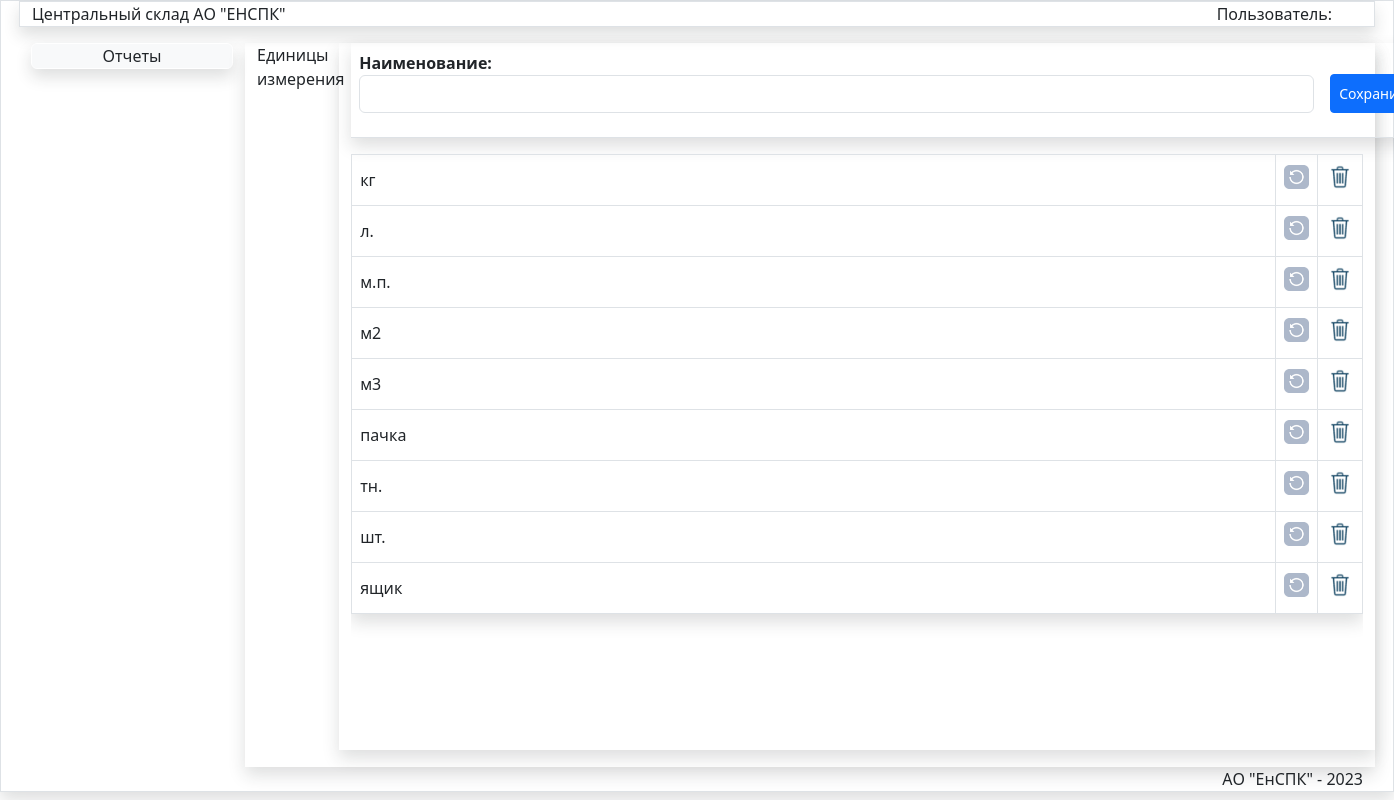
The app's page /unit/, older data.
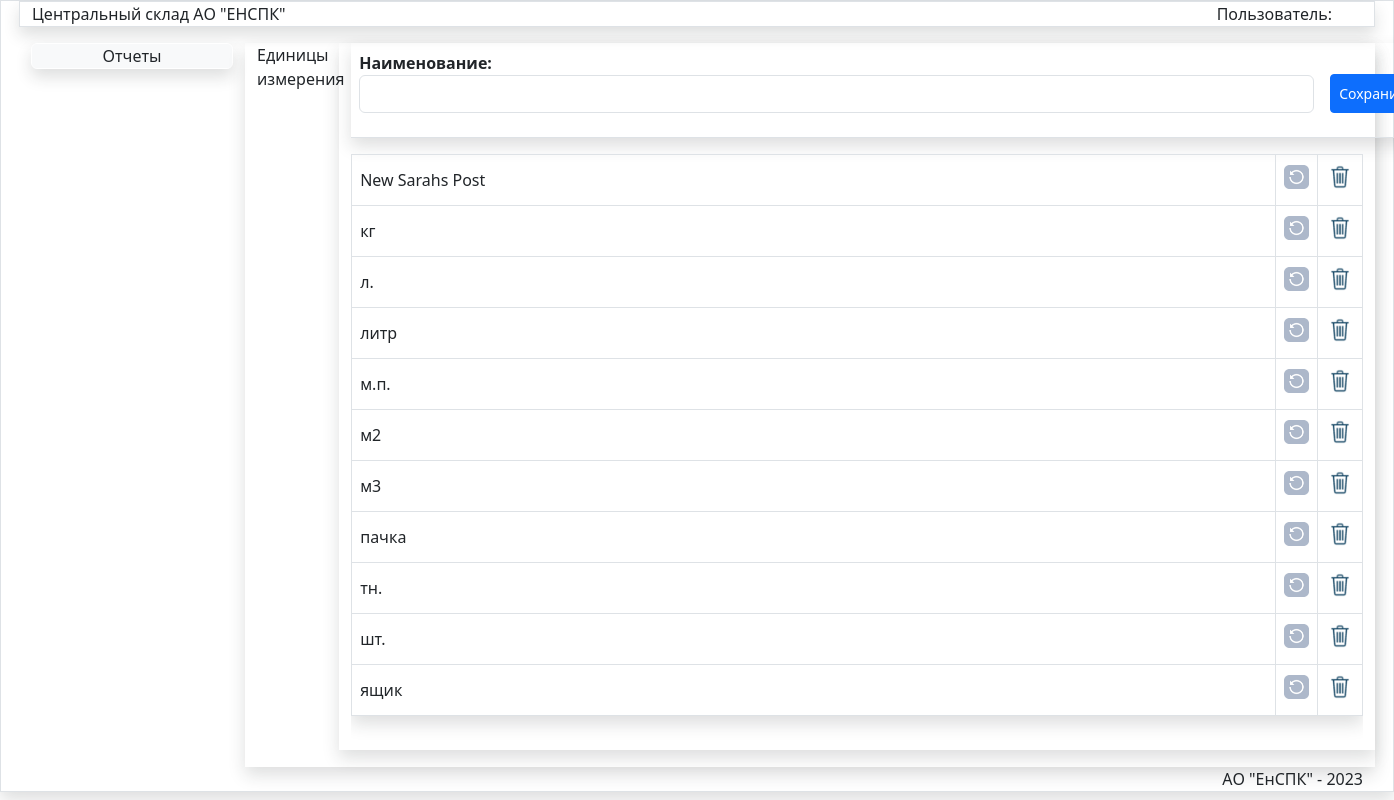
The same page, newer data.
### store/models.py (models this page shows, shortened)
class Unit(models.Model):
    title = models.CharField(max_length=100,verbose_name='Наименование',)
    class Meta:
        verbose_name='Единица измерения'
        verbose_name_plural='Единицы измерения'
        ordering=['title',]

### store/views.py (the view)
# urls.py: path('unit/', UnitList, name='UnitList'),
def UnitList(request):
   unit = Unit.objects.all()
   form=UnitForm()
   return render(request,'store/spr/SprList.html',{'title':"Единицы измерения",
   'unit':unit,'form':form,'pic_label':'Единицы измерения','url_name': reverse('SprSave'),
   'url_delete': reverse('SprDelete'),'url_update':reverse('SprUpdate')})

### store/forms.py
class UnitForm(forms.ModelForm):
   class Meta:
      model = Unit
      fields = ['title']
      widgets = {
      'title': forms.TextInput(attrs={'class':'form-control','style':'width:955px;','id':'idtitle'}),
      }

### store/templates/store/spr/SprList.html (shortened to what this page needs)
{% extends 'store/menu.html' %}
{% load static %}
{% block DataArea %}
<div class="row">
    <div class="col-md-1  ">{{pic_label}}</div>
<div class="col-md-11 mx-auto shadow">
<table class="table  shadow ">
 <thead>
    <tr>
      <th >
<form action={{url_name}} method="post" id="post-form">
        {{ form.as_p}}</th>
<th class="pt-4 "> <button type="submit" class="btn  btn-primary btn-sm mb-3 pt-2 pb-2 " id="savebtn">Сохранить</button>
</th>
    </tr>
  </thead>
</table>
<div class="scrolltable">
<table class="table shadow table-bordered table-hover" id="data-table">
<tbody id="tbody">
    {% for item in unit %}
<tr>
<td style="width:960px; " class="align-middle">{{item.title}}</td>
<td class="text-center align-middle" ><input data-sid="{{item.pk}}" data-update="{{url_update}}" value="Update" type="image" class="btn-update" src="{% static '/images/update.png' %}" width="25px" > </td>
<td class="text-center align-middle" ><input data-sid="{{item.pk}}" data-del="{{url_delete}}" class="btn-del " value="Delete" type="image" src="{% static '/images/del.png' %}" width="28px"> </td>
</tr>
{% endfor %}
</tbody>
</table>
</div>
</div>
</div>
{% endblock DataArea %}

Row changes from the older to the newer data that the page shows:
added Unit: title "New Sarahs Post"
added Unit: title "литр"
